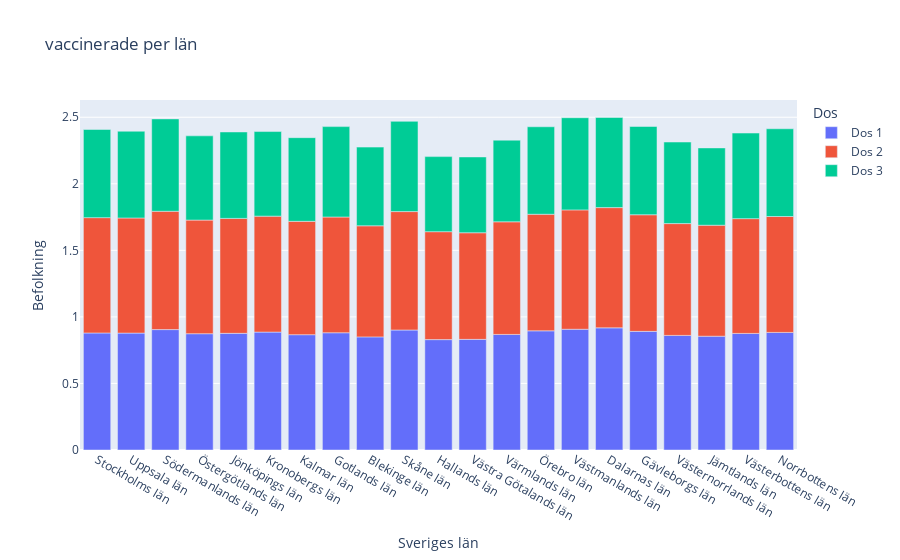

Here is the notebook cell this chart was saved with:
### Markdown cell above
## F) 
Rita stapeldiagram för andel med minst 1 dos per län, andel två doser per län och andel tre doser per län

### Code cell
# dos_1 = df_vaccin_data.groupby("Län_namn")["Antal minst 1 dos"].sum(), grupperar ihop och summerar / df_vaccin_data.groupby("Län_namn")["Befolkning"].sum() delar och slår ihop och summerar

dos_1 = df_vaccin_data.groupby("Län_namn")["Antal minst 1 dos"].sum() / df_vaccin_data.groupby("Län_namn")["Befolkning"].sum()
dos_2 = df_vaccin_data.groupby("Län_namn")["Antal minst 2 doser"].sum() / df_vaccin_data.groupby("Län_namn")["Befolkning"].sum()
dos_3 = df_vaccin_data.groupby("Län_namn")["Antal 3 doser"].sum() / df_vaccin_data.groupby("Län_namn")["Befolkning"].sum()
# fick hjälp av daniel



fig = px.bar(
    y=[dos_1, dos_2, dos_3],
    x= df_vaccin_data.Län_namn.unique(),
    labels={
        "value": "Befolkning",
        "variable": "Dos",
        "x": "Sveriges län",
    },
    title="vaccinerade per län"
)
newnames = {
    "wide_variable_0": "Dos 1",
    "wide_variable_1": "Dos 2",
    "wide_variable_2": "Dos 3",
}
fig.for_each_trace(lambda t: t.update(name=newnames[t.name]))    
fig.show()



## daniel gav mig också denna länk för plotting
# https://stackoverflow.com/questions/64371174/plotly-how-to-change-variable-label-names-for-the-legend-in-a-plotly-express-li

### Figure 1 — Plotly figure (JSON) as saved in the notebook; plotly's stock layout.template omitted (floating-point values rounded to 4 significant figures)
{"data": [{"alignmentgroup": "True", "hovertemplate": "Dos=wide_variable_0<br>Sveriges län=%{x}<br>Befolkning=%{y}<extra></extra>", "legendgroup": "wide_variable_0", "marker": {"color": "#636efa", "pattern": {"shape": ""}}, "name": "Dos 1", "offsetgroup": "wide_variable_0", "orientation": "v", "showlegend": true, "textposition": "auto", "type": "bar", "x": ["Stockholms län", "Uppsala län", "Södermanlands län", "Östergötlands län", "Jönköpings län", "Kronobergs län", "Kalmar län", "Gotlands län", "Blekinge län", "Skåne län", "Hallands län", "Västra Götalands län", "Värmlands län", "Örebro län", "Västmanlands län", "Dalarnas län", "Gävleborgs län", "Västernorrlands län", "Jämtlands län", "Västerbottens län", "Norrbottens län"], "xaxis": "x", "y": [0.8792, 0.8784, 0.9047, 0.8738, 0.8765, 0.8859, 0.8664, 0.8808, 0.8498, 0.9015, 0.8293, 0.8312, 0.8683, 0.8954, 0.9072, 0.9178, 0.8913, 0.861, 0.8551, 0.8759, 0.8834], "yaxis": "y"}, {"alignmentgroup": "True", "hovertemplate": "Dos=wide_variable_1<br>Sveriges län=%{x}<br>Befolkning=%{y}<extra></extra>", "legendgroup": "wide_variable_1", "marker": {"color": "#EF553B", "pattern": {"shape": ""}}, "name": "Dos 2", "offsetgroup": "wide_variable_1", "orientation": "v", "showlegend": true, "textposition": "auto", "type": "bar", "x": ["Stockholms län", "Uppsala län", "Södermanlands län", "Östergötlands län", "Jönköpings län", "Kronobergs län", "Kalmar län", "Gotlands län", "Blekinge län", "Skåne län", "Hallands län", "Västra Götalands län", "Värmlands län", "Örebro län", "Västmanlands län", "Dalarnas län", "Gävleborgs län", "Västernorrlands län", "Jämtlands län", "Västerbottens län", "Norrbottens län"], "xaxis": "x", "y": [0.8665, 0.8649, 0.8888, 0.8535, 0.8636, 0.8711, 0.8516, 0.8697, 0.8347, 0.8897, 0.8109, 0.8011, 0.8461, 0.8757, 0.8968, 0.9034, 0.8762, 0.84, 0.8336, 0.8624, 0.8709], "yaxis": "y"}, {"alignmentgroup": "True", "hovertemplate": "Dos=wide_variable_2<br>Sveriges län=%{x}<br>Befolkning=%{y}<extra></extra>", "legendgroup": "wide_variable_2", "marker": {"color": "#00cc96", "pattern": {"shape": ""}}, "name": "Dos 3", "offsetgroup": "wide_variable_2", "orientation": "v", "showlegend": true, "textposition": "auto", "type": "bar", "x": ["Stockholms län", "Uppsala län", "Södermanlands län", "Östergötlands län", "Jönköpings län", "Kronobergs län", "Kalmar län", "Gotlands län", "Blekinge län", "Skåne län", "Hallands län", "Västra Götalands län", "Värmlands län", "Örebro län", "Västmanlands län", "Dalarnas län", "Gävleborgs län", "Västernorrlands län", "Jämtlands län", "Västerbottens län", "Norrbottens län"], "xaxis": "x", "y": [0.6622, 0.6518, 0.694, 0.6329, 0.6494, 0.6355, 0.6286, 0.679, 0.5911, 0.678, 0.5639, 0.5695, 0.6134, 0.6572, 0.6924, 0.6769, 0.6631, 0.6128, 0.5809, 0.643, 0.6591], "yaxis": "y"}], "layout": {"barmode": "relative", "legend": {"title": {"text": "Dos"}, "tracegroupgap": 0}, "title": {"text": "vaccinerade per län"}, "xaxis": {"anchor": "y", "domain": [0, 1], "title": {"text": "Sveriges län"}}, "yaxis": {"anchor": "x", "domain": [0, 1], "title": {"text": "Befolkning"}}}}
